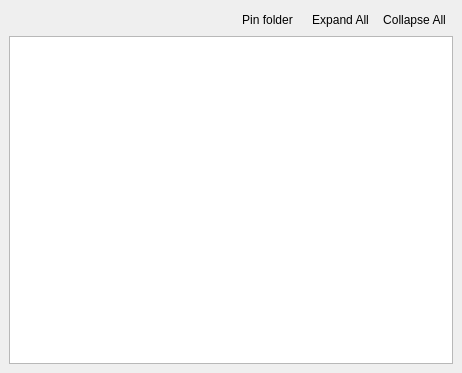
<?xml version="1.0" encoding="UTF-8"?>
<ui version="4.0">
 <class>FolderNavigationWidget</class>
 <widget class="QMainWindow" name="FolderNavigationWidget">
  <property name="geometry">
   <rect>
    <x>0</x>
    <y>0</y>
    <width>462</width>
    <height>373</height>
   </rect>
  </property>
  <property name="windowTitle">
   <string>Navigation window by folders</string>
  </property>
  <widget class="QWidget" name="centralwidget">
   <layout class="QVBoxLayout" name="verticalLayout">
    <item>
     <layout class="QHBoxLayout" name="horizontalLayout">
      <property name="spacing">
       <number>0</number>
      </property>
      <item>
       <widget class="QLabel" name="labelCurrentPinFolder">
        <property name="sizePolicy">
         <sizepolicy hsizetype="Expanding" vsizetype="Preferred">
          <horstretch>0</horstretch>
          <verstretch>0</verstretch>
         </sizepolicy>
        </property>
        <property name="text">
         <string/>
        </property>
       </widget>
      </item>
      <item>
       <widget class="QToolButton" name="tButtonPinFolder">
        <property name="toolTip">
         <string>Pin folder</string>
        </property>
        <property name="statusTip">
         <string>Pin folder</string>
        </property>
        <property name="whatsThis">
         <string>Pin folder</string>
        </property>
        <property name="text">
         <string>Pin folder</string>
        </property>
        <property name="icon">
         <iconset resource="../NavigationPanel.qrc">
          <normaloff>:/fugue-icons/pin</normaloff>:/fugue-icons/pin</iconset>
        </property>
        <property name="checkable">
         <bool>true</bool>
        </property>
        <property name="autoRaise">
         <bool>true</bool>
        </property>
       </widget>
      </item>
      <item>
       <spacer name="horizontalSpacer">
        <property name="orientation">
         <enum>Qt::Horizontal</enum>
        </property>
        <property name="sizeType">
         <enum>QSizePolicy::Fixed</enum>
        </property>
        <property name="sizeHint" stdset="0">
         <size>
          <width>5</width>
          <height>20</height>
         </size>
        </property>
       </spacer>
      </item>
      <item>
       <widget class="QToolButton" name="tButtonExpandAll">
        <property name="toolTip">
         <string>Expand All</string>
        </property>
        <property name="statusTip">
         <string>Expand All</string>
        </property>
        <property name="whatsThis">
         <string>Expand All</string>
        </property>
        <property name="text">
         <string>Expand All</string>
        </property>
        <property name="icon">
         <iconset resource="../NavigationPanel.qrc">
          <normaloff>:/fugue-icons/blue-folder-horizontal-open</normaloff>:/fugue-icons/blue-folder-horizontal-open</iconset>
        </property>
        <property name="autoRaise">
         <bool>true</bool>
        </property>
       </widget>
      </item>
      <item>
       <widget class="QToolButton" name="tButtonCollapseAll">
        <property name="toolTip">
         <string>Collapse All</string>
        </property>
        <property name="statusTip">
         <string>Collapse All</string>
        </property>
        <property name="whatsThis">
         <string>Collapse All</string>
        </property>
        <property name="text">
         <string>Collapse All</string>
        </property>
        <property name="icon">
         <iconset resource="../NavigationPanel.qrc">
          <normaloff>:/fugue-icons/blue-folder-horizontal</normaloff>:/fugue-icons/blue-folder-horizontal</iconset>
        </property>
        <property name="autoRaise">
         <bool>true</bool>
        </property>
       </widget>
      </item>
     </layout>
    </item>
    <item>
     <widget class="QTreeView" name="treeView">
      <property name="contextMenuPolicy">
       <enum>Qt::CustomContextMenu</enum>
      </property>
      <property name="acceptDrops">
       <bool>true</bool>
      </property>
      <property name="editTriggers">
       <set>QAbstractItemView::NoEditTriggers</set>
      </property>
      <property name="dragEnabled">
       <bool>true</bool>
      </property>
      <property name="dragDropMode">
       <enum>QAbstractItemView::InternalMove</enum>
      </property>
      <property name="selectionMode">
       <enum>QAbstractItemView::ExtendedSelection</enum>
      </property>
      <attribute name="headerVisible">
       <bool>false</bool>
      </attribute>
     </widget>
    </item>
   </layout>
  </widget>
 </widget>
 <resources>
  <include location="../NavigationPanel.qrc"/>
 </resources>
 <connections/>
</ui>
